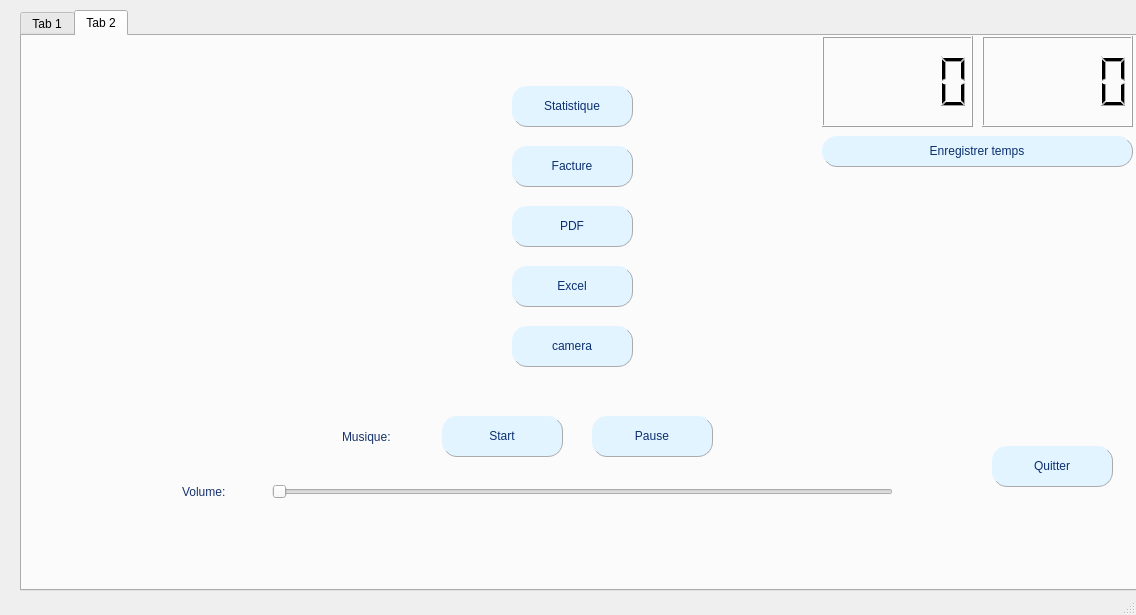
<?xml version="1.0" encoding="UTF-8"?>
<ui version="4.0">
 <class>MainWindow</class>
 <widget class="QMainWindow" name="MainWindow">
  <property name="geometry">
   <rect>
    <x>0</x>
    <y>0</y>
    <width>1136</width>
    <height>615</height>
   </rect>
  </property>
  <property name="windowTitle">
   <string>MainWindow</string>
  </property>
  <widget class="QWidget" name="centralwidget">
   <widget class="QTabWidget" name="tabWidget">
    <property name="geometry">
     <rect>
      <x>20</x>
      <y>10</y>
      <width>1131</width>
      <height>581</height>
     </rect>
    </property>
    <property name="currentIndex">
     <number>1</number>
    </property>
    <widget class="QWidget" name="tab">
     <attribute name="title">
      <string>Tab 1</string>
     </attribute>
     <widget class="QGroupBox" name="groupBox">
      <property name="geometry">
       <rect>
        <x>30</x>
        <y>70</y>
        <width>301</width>
        <height>411</height>
       </rect>
      </property>
      <property name="styleSheet">
       <string notr="true">QGroupBox{

color:rgb(24, 50, 109);
	font: 10pt &quot;MS Shell Dlg 2&quot;;
  



    border: 3px solid white;



}</string>
      </property>
      <property name="title">
       <string>Formulaire</string>
      </property>
      <widget class="QLabel" name="label">
       <property name="geometry">
        <rect>
         <x>10</x>
         <y>50</y>
         <width>71</width>
         <height>16</height>
        </rect>
       </property>
       <property name="styleSheet">
        <string notr="true">QLabel{
font: 63 10pt &quot;Segoe UI Semibold&quot;;
color : rgb(24, 50, 109);
type :italic;
}</string>
       </property>
       <property name="text">
        <string>Numero:</string>
       </property>
      </widget>
      <widget class="QLabel" name="label_2">
       <property name="geometry">
        <rect>
         <x>10</x>
         <y>90</y>
         <width>56</width>
         <height>16</height>
        </rect>
       </property>
       <property name="styleSheet">
        <string notr="true">QLabel{
font: 63 10pt &quot;Segoe UI Semibold&quot;;
color : rgb(24, 50, 109);
}</string>
       </property>
       <property name="text">
        <string>Nom:</string>
       </property>
      </widget>
      <widget class="QLabel" name="label_3">
       <property name="geometry">
        <rect>
         <x>10</x>
         <y>130</y>
         <width>71</width>
         <height>16</height>
        </rect>
       </property>
       <property name="styleSheet">
        <string notr="true">QLabel{
font: 63 10pt &quot;Segoe UI Semibold&quot;;
color : rgb(24, 50, 109);
}</string>
       </property>
       <property name="text">
        <string>Type:</string>
       </property>
      </widget>
      <widget class="QLabel" name="label_4">
       <property name="geometry">
        <rect>
         <x>10</x>
         <y>170</y>
         <width>131</width>
         <height>16</height>
        </rect>
       </property>
       <property name="styleSheet">
        <string notr="true">QLabel{
font: 63 10pt &quot;Segoe UI Semibold&quot;;
color : rgb(24, 50, 109);
}</string>
       </property>
       <property name="text">
        <string>Date de Debut:</string>
       </property>
      </widget>
      <widget class="QLabel" name="label_5">
       <property name="geometry">
        <rect>
         <x>10</x>
         <y>210</y>
         <width>101</width>
         <height>16</height>
        </rect>
       </property>
       <property name="styleSheet">
        <string notr="true">QLabel{
font: 63 10pt &quot;Segoe UI Semibold&quot;;
color : rgb(24, 50, 109);
}</string>
       </property>
       <property name="text">
        <string>Date de Fin:</string>
       </property>
      </widget>
      <widget class="QLabel" name="label_6">
       <property name="geometry">
        <rect>
         <x>10</x>
         <y>250</y>
         <width>56</width>
         <height>16</height>
        </rect>
       </property>
       <property name="styleSheet">
        <string notr="true">QLabel{
font: 63 10pt &quot;Segoe UI Semibold&quot;;
color : rgb(24, 50, 109);
}</string>
       </property>
       <property name="text">
        <string>Prix:</string>
       </property>
      </widget>
      <widget class="QPushButton" name="ajouter">
       <property name="geometry">
        <rect>
         <x>20</x>
         <y>320</y>
         <width>111</width>
         <height>31</height>
        </rect>
       </property>
       <property name="styleSheet">
        <string notr="true">QPushButton {
border-radius:15px;
font: 10pt &quot;MS Shell Dlg 2&quot;;
border-right :1px solid #aaaaaa;
border-bottom :1px solid #aaaaaa;
}
QPushButton:enabled {
background-color: #E1F4FF;
color: #0c2f70;
}
QPushButton:pressed {
background-color:blue;
color: white;
}

QPushButton:hover:!pressed {

background-color : #0d2f72;
color: #fffffe;

}
QPushButton:disabled{
boackground-color:#aaaaaa;
color :ffffff;
}</string>
       </property>
       <property name="text">
        <string>Ajouter</string>
       </property>
      </widget>
      <widget class="QLineEdit" name="numero">
       <property name="geometry">
        <rect>
         <x>150</x>
         <y>50</y>
         <width>113</width>
         <height>22</height>
        </rect>
       </property>
       <property name="styleSheet">
        <string notr="true"/>
       </property>
       <property name="text">
        <string/>
       </property>
      </widget>
      <widget class="QLineEdit" name="nom">
       <property name="geometry">
        <rect>
         <x>150</x>
         <y>90</y>
         <width>113</width>
         <height>22</height>
        </rect>
       </property>
      </widget>
      <widget class="QLineEdit" name="prix">
       <property name="geometry">
        <rect>
         <x>150</x>
         <y>250</y>
         <width>113</width>
         <height>22</height>
        </rect>
       </property>
      </widget>
      <widget class="QPushButton" name="modifier">
       <property name="geometry">
        <rect>
         <x>150</x>
         <y>320</y>
         <width>111</width>
         <height>31</height>
        </rect>
       </property>
       <property name="styleSheet">
        <string notr="true">QPushButton {
border-radius:15px;
font: 10pt &quot;MS Shell Dlg 2&quot;;
border-right :1px solid #aaaaaa;
border-bottom :1px solid #aaaaaa;
}
QPushButton:enabled {
background-color: #E1F4FF;
color: #0c2f70;
}
QPushButton:pressed {
background-color:blue;
color: white;
}

QPushButton:hover:!pressed {

background-color : #0d2f72;
color: #fffffe;

}
QPushButton:disabled{
boackground-color:#aaaaaa;
color :ffffff;
}</string>
       </property>
       <property name="text">
        <string>Modifier</string>
       </property>
      </widget>
      <widget class="QDateEdit" name="date_debut">
       <property name="geometry">
        <rect>
         <x>150</x>
         <y>170</y>
         <width>111</width>
         <height>22</height>
        </rect>
       </property>
      </widget>
      <widget class="QDateEdit" name="date_fin">
       <property name="geometry">
        <rect>
         <x>150</x>
         <y>210</y>
         <width>110</width>
         <height>22</height>
        </rect>
       </property>
      </widget>
      <widget class="QComboBox" name="type">
       <property name="geometry">
        <rect>
         <x>150</x>
         <y>131</y>
         <width>111</width>
         <height>21</height>
        </rect>
       </property>
       <item>
        <property name="text">
         <string>cosmetique</string>
        </property>
       </item>
       <item>
        <property name="text">
         <string>alimentaire</string>
        </property>
       </item>
       <item>
        <property name="text">
         <string>industriel</string>
        </property>
       </item>
      </widget>
     </widget>
     <widget class="QLineEdit" name="chercher_num">
      <property name="geometry">
       <rect>
        <x>620</x>
        <y>130</y>
        <width>211</width>
        <height>31</height>
       </rect>
      </property>
     </widget>
     <widget class="QLabel" name="label_7">
      <property name="geometry">
       <rect>
        <x>840</x>
        <y>40</y>
        <width>91</width>
        <height>16</height>
       </rect>
      </property>
      <property name="styleSheet">
       <string notr="true">QLabel {
	font: 63 10pt &quot;Segoe UI Semibold&quot;;
 

color:rgb(24, 50, 109);
}
</string>
      </property>
      <property name="text">
       <string>Tri par :</string>
      </property>
     </widget>
     <widget class="QLabel" name="label_8">
      <property name="geometry">
       <rect>
        <x>620</x>
        <y>100</y>
        <width>201</width>
        <height>16</height>
       </rect>
      </property>
      <property name="styleSheet">
       <string notr="true">QLabel {
	font: 63 10pt &quot;Segoe UI Semibold&quot;;
 

color:rgb(24, 50, 109);
}
</string>
      </property>
      <property name="text">
       <string>Recherche par numero :</string>
      </property>
     </widget>
     <widget class="QTableView" name="tab_recherche">
      <property name="geometry">
       <rect>
        <x>360</x>
        <y>200</y>
        <width>701</width>
        <height>221</height>
       </rect>
      </property>
     </widget>
     <widget class="QLineEdit" name="supp">
      <property name="geometry">
       <rect>
        <x>520</x>
        <y>450</y>
        <width>211</width>
        <height>41</height>
       </rect>
      </property>
     </widget>
     <widget class="QPushButton" name="pb_supp">
      <property name="geometry">
       <rect>
        <x>760</x>
        <y>450</y>
        <width>131</width>
        <height>41</height>
       </rect>
      </property>
      <property name="styleSheet">
       <string notr="true">QPushButton {
border-radius:15px;
font: 10pt &quot;MS Shell Dlg 2&quot;;
border-right :1px solid #aaaaaa;
border-bottom :1px solid #aaaaaa;
}
QPushButton:enabled {
background-color: #E1F4FF;
color: #0c2f70;
}
QPushButton:pressed {
background-color:blue;
color: white;
}

QPushButton:hover:!pressed {

background-color : #0d2f72;
color: #fffffe;

}
QPushButton:disabled{
boackground-color:#aaaaaa;
color :ffffff;
}</string>
      </property>
      <property name="text">
       <string>supp</string>
      </property>
     </widget>
     <widget class="QLabel" name="label_9">
      <property name="geometry">
       <rect>
        <x>340</x>
        <y>460</y>
        <width>161</width>
        <height>20</height>
       </rect>
      </property>
      <property name="styleSheet">
       <string notr="true">QLabel{
font: 63 10pt &quot;Segoe UI Semibold&quot;;
color : rgb(24, 50, 109);
}</string>
      </property>
      <property name="text">
       <string>Numero a supprimé</string>
      </property>
     </widget>
     <widget class="QPushButton" name="tri_num">
      <property name="geometry">
       <rect>
        <x>920</x>
        <y>30</y>
        <width>111</width>
        <height>41</height>
       </rect>
      </property>
      <property name="styleSheet">
       <string notr="true">QPushButton {
border-radius:15px;
font: 10pt &quot;MS Shell Dlg 2&quot;;
border-right :1px solid #aaaaaa;
border-bottom :1px solid #aaaaaa;
}
QPushButton:enabled {
background-color: #E1F4FF;
color: #0c2f70;
}
QPushButton:pressed {
background-color:blue;
color: white;
}

QPushButton:hover:!pressed {

background-color : #0d2f72;
color: #fffffe;

}
QPushButton:disabled{
boackground-color:#aaaaaa;
color :ffffff;
}</string>
      </property>
      <property name="text">
       <string>Numero</string>
      </property>
     </widget>
     <widget class="QPushButton" name="tri_prix">
      <property name="geometry">
       <rect>
        <x>920</x>
        <y>80</y>
        <width>111</width>
        <height>41</height>
       </rect>
      </property>
      <property name="styleSheet">
       <string notr="true">QPushButton {
border-radius:15px;
font: 10pt &quot;MS Shell Dlg 2&quot;;
border-right :1px solid #aaaaaa;
border-bottom :1px solid #aaaaaa;
}
QPushButton:enabled {
background-color: #E1F4FF;
color: #0c2f70;
}
QPushButton:pressed {
background-color:blue;
color: white;
}

QPushButton:hover:!pressed {

background-color : #0d2f72;
color: #fffffe;

}
QPushButton:disabled{
boackground-color:#aaaaaa;
color :ffffff;
}</string>
      </property>
      <property name="text">
       <string>Prix</string>
      </property>
     </widget>
     <widget class="QPushButton" name="tri_date">
      <property name="geometry">
       <rect>
        <x>920</x>
        <y>130</y>
        <width>111</width>
        <height>41</height>
       </rect>
      </property>
      <property name="styleSheet">
       <string notr="true">QPushButton {
border-radius:15px;
font: 10pt &quot;MS Shell Dlg 2&quot;;
border-right :1px solid #aaaaaa;
border-bottom :1px solid #aaaaaa;
}
QPushButton:enabled {
background-color: #E1F4FF;
color: #0c2f70;
}
QPushButton:pressed {
background-color:blue;
color: white;
}

QPushButton:hover:!pressed {

background-color : #0d2f72;
color: #fffffe;

}
QPushButton:disabled{
boackground-color:#aaaaaa;
color :ffffff;
}</string>
      </property>
      <property name="text">
       <string>Date de Fin</string>
      </property>
     </widget>
     <widget class="QLabel" name="label_10">
      <property name="geometry">
       <rect>
        <x>360</x>
        <y>100</y>
        <width>201</width>
        <height>16</height>
       </rect>
      </property>
      <property name="styleSheet">
       <string notr="true">QLabel {
	font: 63 10pt &quot;Segoe UI Semibold&quot;;
 

color:rgb(24, 50, 109);
}
</string>
      </property>
      <property name="text">
       <string>Recherche par prix :</string>
      </property>
     </widget>
     <widget class="QLineEdit" name="chercher_prix">
      <property name="geometry">
       <rect>
        <x>360</x>
        <y>130</y>
        <width>211</width>
        <height>31</height>
       </rect>
      </property>
     </widget>
     <zorder>groupBox</zorder>
     <zorder>label_7</zorder>
     <zorder>chercher_num</zorder>
     <zorder>label_8</zorder>
     <zorder>tab_recherche</zorder>
     <zorder>supp</zorder>
     <zorder>pb_supp</zorder>
     <zorder>label_9</zorder>
     <zorder>tri_num</zorder>
     <zorder>tri_prix</zorder>
     <zorder>tri_date</zorder>
     <zorder>label_10</zorder>
     <zorder>chercher_prix</zorder>
    </widget>
    <widget class="QWidget" name="tab_2">
     <attribute name="title">
      <string>Tab 2</string>
     </attribute>
     <widget class="QPushButton" name="retour">
      <property name="geometry">
       <rect>
        <x>970</x>
        <y>410</y>
        <width>121</width>
        <height>41</height>
       </rect>
      </property>
      <property name="styleSheet">
       <string notr="true">QPushButton {
border-radius:15px;
font: 10pt &quot;MS Shell Dlg 2&quot;;
border-right :1px solid #aaaaaa;
border-bottom :1px solid #aaaaaa;
}
QPushButton:enabled {
background-color: #E1F4FF;
color: #0c2f70;
}
QPushButton:pressed {
background-color:blue;
color: white;
}

QPushButton:hover:!pressed {

background-color : #0d2f72;
color: #fffffe;

}
QPushButton:disabled{
boackground-color:#aaaaaa;
color :ffffff;
}</string>
      </property>
      <property name="text">
       <string>Quitter</string>
      </property>
     </widget>
     <widget class="QSlider" name="horizontalSlider">
      <property name="geometry">
       <rect>
        <x>250</x>
        <y>440</y>
        <width>621</width>
        <height>31</height>
       </rect>
      </property>
      <property name="orientation">
       <enum>Qt::Horizontal</enum>
      </property>
     </widget>
     <widget class="QPushButton" name="start">
      <property name="geometry">
       <rect>
        <x>420</x>
        <y>380</y>
        <width>121</width>
        <height>41</height>
       </rect>
      </property>
      <property name="styleSheet">
       <string notr="true">QPushButton {
border-radius:15px;
font: 10pt &quot;MS Shell Dlg 2&quot;;
border-right :1px solid #aaaaaa;
border-bottom :1px solid #aaaaaa;
}
QPushButton:enabled {
background-color: #E1F4FF;
color: #0c2f70;
}
QPushButton:pressed {
background-color:blue;
color: white;
}

QPushButton:hover:!pressed {

background-color : #0d2f72;
color: #fffffe;

}
QPushButton:disabled{
boackground-color:#aaaaaa;
color :ffffff;
}</string>
      </property>
      <property name="text">
       <string>Start</string>
      </property>
     </widget>
     <widget class="QPushButton" name="pause">
      <property name="geometry">
       <rect>
        <x>570</x>
        <y>380</y>
        <width>121</width>
        <height>41</height>
       </rect>
      </property>
      <property name="styleSheet">
       <string notr="true">QPushButton {
border-radius:15px;
font: 10pt &quot;MS Shell Dlg 2&quot;;
border-right :1px solid #aaaaaa;
border-bottom :1px solid #aaaaaa;
}
QPushButton:enabled {
background-color: #E1F4FF;
color: #0c2f70;
}
QPushButton:pressed {
background-color:blue;
color: white;
}

QPushButton:hover:!pressed {

background-color : #0d2f72;
color: #fffffe;

}
QPushButton:disabled{
boackground-color:#aaaaaa;
color :ffffff;
}</string>
      </property>
      <property name="text">
       <string>Pause</string>
      </property>
     </widget>
     <widget class="QPushButton" name="stat">
      <property name="geometry">
       <rect>
        <x>490</x>
        <y>50</y>
        <width>121</width>
        <height>41</height>
       </rect>
      </property>
      <property name="styleSheet">
       <string notr="true">QPushButton {
border-radius:15px;
font: 10pt &quot;MS Shell Dlg 2&quot;;
border-right :1px solid #aaaaaa;
border-bottom :1px solid #aaaaaa;
}
QPushButton:enabled {
background-color: #E1F4FF;
color: #0c2f70;
}
QPushButton:pressed {
background-color:blue;
color: white;
}

QPushButton:hover:!pressed {

background-color : #0d2f72;
color: #fffffe;

}
QPushButton:disabled{
boackground-color:#aaaaaa;
color :ffffff;
}</string>
      </property>
      <property name="text">
       <string>Statistique</string>
      </property>
     </widget>
     <widget class="QPushButton" name="Facture">
      <property name="geometry">
       <rect>
        <x>490</x>
        <y>110</y>
        <width>121</width>
        <height>41</height>
       </rect>
      </property>
      <property name="styleSheet">
       <string notr="true">QPushButton {
border-radius:15px;
font: 10pt &quot;MS Shell Dlg 2&quot;;
border-right :1px solid #aaaaaa;
border-bottom :1px solid #aaaaaa;
}
QPushButton:enabled {
background-color: #E1F4FF;
color: #0c2f70;
}
QPushButton:pressed {
background-color:blue;
color: white;
}

QPushButton:hover:!pressed {

background-color : #0d2f72;
color: #fffffe;

}
QPushButton:disabled{
boackground-color:#aaaaaa;
color :ffffff;
}</string>
      </property>
      <property name="text">
       <string>Facture</string>
      </property>
     </widget>
     <widget class="QPushButton" name="pdf">
      <property name="geometry">
       <rect>
        <x>490</x>
        <y>170</y>
        <width>121</width>
        <height>41</height>
       </rect>
      </property>
      <property name="styleSheet">
       <string notr="true">QPushButton {
border-radius:15px;
font: 10pt &quot;MS Shell Dlg 2&quot;;
border-right :1px solid #aaaaaa;
border-bottom :1px solid #aaaaaa;
}
QPushButton:enabled {
background-color: #E1F4FF;
color: #0c2f70;
}
QPushButton:pressed {
background-color:blue;
color: white;
}

QPushButton:hover:!pressed {

background-color : #0d2f72;
color: #fffffe;

}
QPushButton:disabled{
boackground-color:#aaaaaa;
color :ffffff;
}</string>
      </property>
      <property name="text">
       <string>PDF</string>
      </property>
     </widget>
     <widget class="QPushButton" name="pb_excel">
      <property name="geometry">
       <rect>
        <x>490</x>
        <y>230</y>
        <width>121</width>
        <height>41</height>
       </rect>
      </property>
      <property name="styleSheet">
       <string notr="true">QPushButton {
border-radius:15px;
font: 10pt &quot;MS Shell Dlg 2&quot;;
border-right :1px solid #aaaaaa;
border-bottom :1px solid #aaaaaa;
}
QPushButton:enabled {
background-color: #E1F4FF;
color: #0c2f70;
}
QPushButton:pressed {
background-color:blue;
color: white;
}

QPushButton:hover:!pressed {

background-color : #0d2f72;
color: #fffffe;

}
QPushButton:disabled{
boackground-color:#aaaaaa;
color :ffffff;
}</string>
      </property>
      <property name="text">
       <string>Excel</string>
      </property>
     </widget>
     <widget class="QLCDNumber" name="lcdNumber_2">
      <property name="geometry">
       <rect>
        <x>960</x>
        <y>0</y>
        <width>151</width>
        <height>91</height>
       </rect>
      </property>
     </widget>
     <widget class="QLCDNumber" name="lcdNumber_1">
      <property name="geometry">
       <rect>
        <x>800</x>
        <y>0</y>
        <width>151</width>
        <height>91</height>
       </rect>
      </property>
     </widget>
     <widget class="QPushButton" name="camera">
      <property name="geometry">
       <rect>
        <x>490</x>
        <y>290</y>
        <width>121</width>
        <height>41</height>
       </rect>
      </property>
      <property name="styleSheet">
       <string notr="true">QPushButton {
border-radius:15px;
font: 10pt &quot;MS Shell Dlg 2&quot;;
border-right :1px solid #aaaaaa;
border-bottom :1px solid #aaaaaa;
}
QPushButton:enabled {
background-color: #E1F4FF;
color: #0c2f70;
}
QPushButton:pressed {
background-color:blue;
color: white;
}

QPushButton:hover:!pressed {

background-color : #0d2f72;
color: #fffffe;

}
QPushButton:disabled{
boackground-color:#aaaaaa;
color :ffffff;
}</string>
      </property>
      <property name="text">
       <string>camera</string>
      </property>
     </widget>
     <widget class="QPushButton" name="capture2">
      <property name="geometry">
       <rect>
        <x>800</x>
        <y>100</y>
        <width>311</width>
        <height>31</height>
       </rect>
      </property>
      <property name="styleSheet">
       <string notr="true">QPushButton {
border-radius:15px;
font: 10pt &quot;MS Shell Dlg 2&quot;;
border-right :1px solid #aaaaaa;
border-bottom :1px solid #aaaaaa;
}
QPushButton:enabled {
background-color: #E1F4FF;
color: #0c2f70;
}
QPushButton:pressed {
background-color:blue;
color: white;
}

QPushButton:hover:!pressed {

background-color : #0d2f72;
color: #fffffe;

}
QPushButton:disabled{
boackground-color:#aaaaaa;
color :ffffff;
}</string>
      </property>
      <property name="text">
       <string>Enregistrer temps</string>
      </property>
     </widget>
     <widget class="QLabel" name="label_11">
      <property name="geometry">
       <rect>
        <x>320</x>
        <y>380</y>
        <width>101</width>
        <height>41</height>
       </rect>
      </property>
      <property name="styleSheet">
       <string notr="true">QLabel {
	font: 63 10pt &quot;Segoe UI Semibold&quot;;
 

color:rgb(24, 50, 109);
}
</string>
      </property>
      <property name="text">
       <string>Musique:</string>
      </property>
     </widget>
     <widget class="QLabel" name="label_12">
      <property name="geometry">
       <rect>
        <x>160</x>
        <y>430</y>
        <width>81</width>
        <height>51</height>
       </rect>
      </property>
      <property name="styleSheet">
       <string notr="true">QLabel {
	font: 63 10pt &quot;Segoe UI Semibold&quot;;
 

color:rgb(24, 50, 109);
}
</string>
      </property>
      <property name="text">
       <string>Volume:</string>
      </property>
     </widget>
    </widget>
   </widget>
  </widget>
  <widget class="QMenuBar" name="menubar">
   <property name="geometry">
    <rect>
     <x>0</x>
     <y>0</y>
     <width>1136</width>
     <height>26</height>
    </rect>
   </property>
  </widget>
  <widget class="QStatusBar" name="statusbar"/>
 </widget>
 <resources/>
 <connections/>
</ui>
